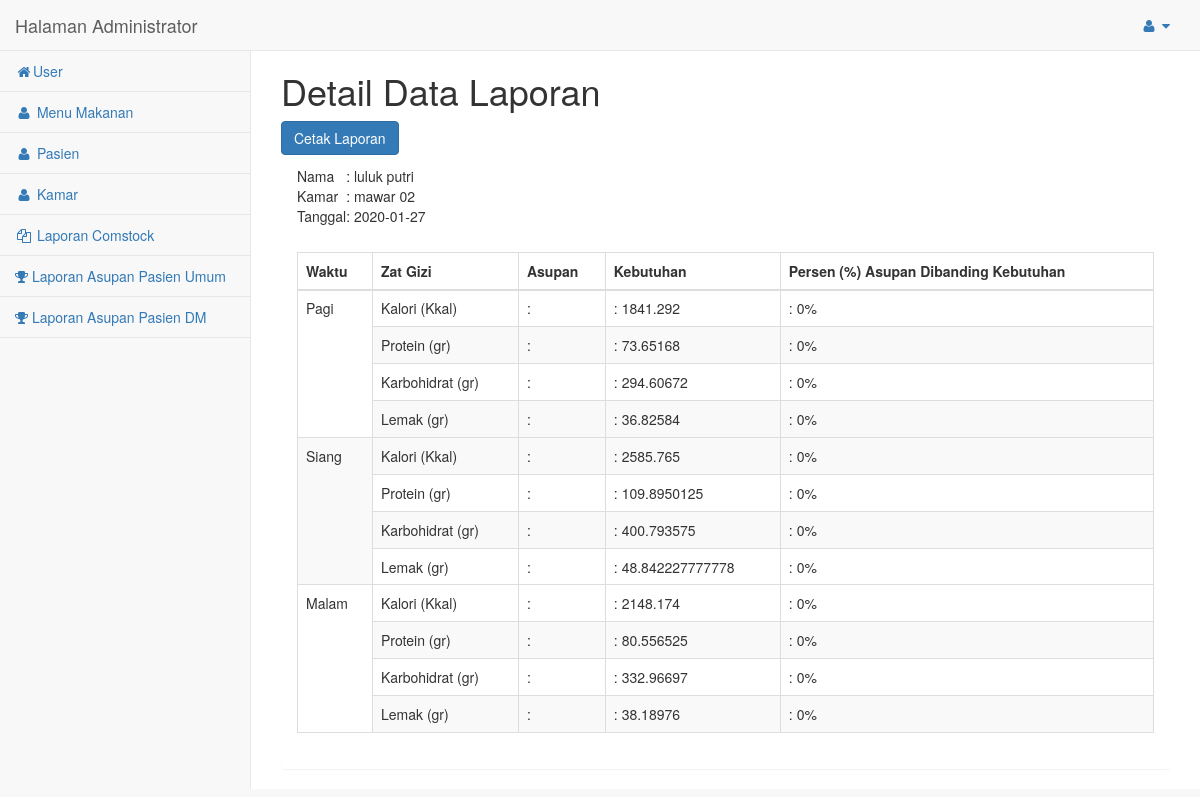
The page /admin/detail2/?id_pasien=PSN001&tanggal=2020-01-27 (signed in) on the database its author committed.
### tables this page shows
CREATE TABLE `pasien` (
  `id_pasien` varchar(8) NOT NULL,
  `nama_pasien` varchar(20) NOT NULL,
  `gender` varchar(3) NOT NULL,
  `tanggal_lahir` date NOT NULL,
  `alamat` varchar(30) NOT NULL,
  `tanggal_masuk` date NOT NULL,
  `umur` varchar(5) NOT NULL,
  `kategori` varchar(12) NOT NULL,
  `berat_badan` varchar(5) NOT NULL,
  `tinggi_badan` varchar(5) NOT NULL,
  `kamar` varchar(10) NOT NULL,
  `BEE` varchar(9) NOT NULL,
  `brr` double NOT NULL
);

CREATE TABLE `asupan` (
  `id` int(8) NOT NULL,
  `id_pasien` varchar(8) NOT NULL,
  `kalori` double NOT NULL,
  `protein` varchar(5) NOT NULL,
  `karbohidrat` varchar(5) NOT NULL,
  `lemak` varchar(5) NOT NULL,
  `fa` varchar(5) NOT NULL,
  `fs` varchar(5) NOT NULL,
  `tanggal` date NOT NULL,
  `waktu` varchar(6) NOT NULL,
  `protein_gr` double NOT NULL,
  `karbo_gr` double NOT NULL,
  `lemak_gr` double NOT NULL
);

### admin/detail2/index.php (the view, shortened to what this page needs)
<?php
$id_pasien=$_GET['id_pasien'];
$tanggal=$_GET['tanggal'];
require 'functions.php';
$data_pasien    =mysqli_query($conn,"SELECT * FROM pasien WHERE id_pasien='$id_pasien'");
$laporan_pagi	=mysqli_query($conn,"SELECT * FROM asupan WHERE id_pasien='$id_pasien' AND tanggal='$tanggal' AND waktu='Pagi'");
$laporan_siang	=mysqli_query($conn,"SELECT * FROM asupan WHERE id_pasien='$id_pasien' AND tanggal='$tanggal' AND waktu='Siang'");
$laporan_malam	=mysqli_query($conn,"SELECT * FROM asupan WHERE id_pasien='$id_pasien' AND tanggal='$tanggal' AND waktu='Malam'");
$data1=mysqli_fetch_assoc($data_pasien);
$data_pagi=mysqli_fetch_assoc($laporan_pagi);
$data_siang=mysqli_fetch_assoc($laporan_siang);
$data_malam=mysqli_fetch_assoc($laporan_malam);
$laporan_pagi2   =mysqli_query($conn,"SELECT * FROM asupan2 WHERE id_pasien='$id_pasien' AND tanggal='$tanggal' AND waktu='Pagi'");
$laporan_siang2  =mysqli_query($conn,"SELECT * FROM asupan2 WHERE id_pasien='$id_pasien' AND tanggal='$tanggal' AND waktu='Siang'");
$laporan_malam2  =mysqli_query($conn,"SELECT * FROM asupan2 WHERE id_pasien='$id_pasien' AND tanggal='$tanggal' AND waktu='Malam'");
$data_pagi2=mysqli_fetch_assoc($laporan_pagi2);
$data_siang2=mysqli_fetch_assoc($laporan_siang2);
$data_malam2=mysqli_fetch_assoc($laporan_malam2);
?>
<!DOCTYPE html>
<html>
<head><meta http-equiv="Content-Type" content="text/html; charset=utf-8">
    <link href="../vendor/bootstrap/css/bootstrap.min.css" rel="stylesheet">
    <link href="../vendor/metisMenu/metisMenu.min.css" rel="stylesheet">
    <link href="../vendor/datatables-plugins/dataTables.bootstrap.css" rel="stylesheet">
    <link href="../vendor/datatables-responsive/dataTables.responsive.css" rel="stylesheet">
    <link href="../dist/css/sb-admin-2.css" rel="stylesheet">
    <link href="../vendor/font-awesome/css/font-awesome.min.css" rel="stylesheet" type="text/css">
</head>
<body>
	<?php
	include 'menu.php';
	 ?>
	<div id="page-wrapper">
            <div class="row">
                <div class="col-lg-12">
                	<h1>Detail Data Laporan</h1>
                	<form action="" method="post">
                		<button class="btn btn-primary" name="print">Cetak Laporan</button>
                	</form>
                    <div class="panel">
                        <div class="panel-heading">
                        	<table>
                            <tr>
                            	<td>Nama</td>
                            	<td>: <?= $data1['nama_pasien'] ?></td>
                            </tr>
                            <tr>
                            	<td>Kamar</td>
                            	<td>: <?= $data1['kamar'] ?></td>
                            </tr>
                            <tr>
                            	<td>Tanggal</td>
                            	<td>: <?= $tanggal ?></td>
                            </tr>
                            </table>
                        </div>
						<div class="panel-body">
							<table width="100%" class="table table-striped table-bordered">
								<thead class="thead-dark">
								<tr>
                                    <th>Waktu</th>
                                    <th>Zat Gizi</th>
									<th>Asupan</th>
									<th>Kebutuhan</th>
                                    <th>Persen (%) Asupan Dibanding Kebutuhan</th>
								</tr>
								</thead>
                                <tbody>
                                    <tr>
                                        <tr>
                                        <td rowspan="4">Pagi</td>
                                        <td>Kalori (Kkal)</td>
                                        <td>: <?= $data_pagi2['kalori'] ?></td>
                                <td>: <?= $data_pagi['kalori'] ?></td>
                                 <td>: <?php
                                        $kalori=$data_pagi2['kalori']/$data_pagi['kalori']*'100';
                                  echo ''.$kalori. '%';  ?></td>
                                    </tr>
                                    <tr>
                                        <td>Protein (gr)</td>
                                        <td>: <?= $data_pagi2['protein'] ?></td>
                                <td>: <?= $data_pagi['protein_gr'] ?></td>
                                 <td>: <?php
                                        $protein=$data_pagi2['protein']/$data_pagi['protein_gr']*'100';
                                  echo ''.$protein.'%'; ?></td>
                                    </tr>
                                    </tr>
                                    <tr>
                                        <td>Karbohidrat (gr)</td>
                                        <td>: <?= $data_pagi2['karbo'] ?></td>
                                <td>: <?= $data_pagi['karbo_gr'] ?></td>
                                <td>: <?php
                                        $karbo=$data_pagi2['karbo']/$data_pagi['karbo_gr']*'100';
                                  echo ''.$karbo.'%'; ?></td>
                                    </tr>
                                    <tr>
                                        <td>Lemak (gr)</td>
                                        <td>: <?= $data_pagi2['lemak'] ?></td>
                                <td>: <?= $data_pagi['lemak_gr'] ?></td>
                                <td>: <?php
                                        $lemak=$data_pagi2['lemak']/$data_pagi['lemak']*'100';
                                  echo ''.$lemak.'%'; ?></td>
                                    </tr>
                                    <tr>
                                        <tr>
                                        <td rowspan="4">Siang</td>
                                        <td>Kalori (Kkal)</td>
                                        <td>: <?= $data_siang2['kalori'] ?></td>
                                <td>: <?= $data_siang['kalori'] ?></td>
                                 <td>: <?php
                                        $kalori=$data_siang2['kalori']/$data_siang['kalori'];
                                  echo ''.$kalori.'%'; ?></td>
                                    </tr>
                                    <tr>
                                        <td>Protein (gr)</td>
                                        <td>: <?= $data_siang2['protein'] ?></td>
                                <td>: <?= $data_siang['protein_gr'] ?></td>
                                 <td>: <?php
                                        $protein=$data_siang2['protein']/$data_siang['protein_gr']*'100';
                                  echo ''.$protein.'%'; ?></td>
                                    </tr>
                                    <tr>
                                        <td>Karbohidrat (gr)</td>
                                        <td>: <?= $data_siang2['karbo'] ?></td>
                                <td>: <?= $data_siang['karbo_gr'] ?></td>
                                 <td>: <?php
                                        $karbo=$data_siang2['karbo']/$data_siang['karbo_gr']*'100';
                                  echo ''.$karbo.'%'; ?></td>
                                    </tr>
                                    <tr>
                                        <td>Lemak (gr)</td>
                                        <td>: <?= $data_siang2['lemak'] ?></td>
                                <td>: <?= $data_siang['lemak_gr'] ?></td>
                                 <td>: <?php
                                        $lemak=$data_siang2['lemak']/$data_siang['lemak_gr']*'100';
                                  echo ''.$lemak.'%'; ?></td>
                                    </tr>
                                    <tr>
                                        <tr>
                                        <td rowspan="4">Malam</td>
                                        <td>Kalori (Kkal)</td>
                                        <td>: <?= $data_malam2['kalori'] ?></td>
                                <td>: <?= $data_malam['kalori'] ?></td>
                                  <td>: <?php
                                        $kalori=$data_malam2['kalori']/$data_malam['kalori']*'100';
                                  echo ''.$kalori.'%'; ?></td>
                                    </tr>
                                    <tr>
                                        <td>Protein (gr)</td>
                                        <td>: <?= $data_malam2['protein'] ?></td>
                                <td>: <?= $data_malam['protein_gr'] ?></td>
                                <td>: <?php
                                        $protein_gr=$data_malam2['protein']/$data_malam['protein_gr']*'100';
                                  echo ''.$protein_gr.'%'; ?></td>
                                    </tr>
                                    <tr>
                                        <td>Karbohidrat (gr)</td>
                                        <td>: <?= $data_malam2['karbo'] ?></td>
                                <td>: <?= $data_malam['karbo_gr'] ?></td>
                                 <td>: <?php
                                        $karbo_gr=$data_malam2['karbo']/$data_malam['karbo_gr']*'100';
                                  echo ''.$karbo_gr.'%'; ?></td>
                                    </tr>
                                    <tr>
                                        <td>Lemak (gr)</td>
                                        <td>: <?= $data_malam2['lemak'] ?></td>
                                <td>: <?= $data_malam['lemak_gr'] ?></td>
                                <td>: <?php
                                        $lemak_gr=$data_malam2['lemak']/$data_malam['lemak_gr']*'100';
                                  echo ''.$lemak_gr.'%'; ?></td>
                                    </tr>
                                </tbody>
</body>
</html>

### rows shown on the page
pasien: nama_pasien "luluk putri", kamar "mawar 02"
asupan: kalori "1841.292", kalori "0", protein_gr "73.65168", protein_gr "0", karbo_gr "294.60672", karbo_gr "0", lemak_gr "36.82584", lemak "0"
asupan: kalori "2585.765", kalori "0", protein_gr "109.8950125", protein_gr "0", karbo_gr "400.793575", karbo_gr "0", lemak_gr "48.842227777778", lemak_gr "0"
asupan: kalori "2148.174", kalori "0", protein_gr "80.556525", protein_gr "0", karbo_gr "332.96697", karbo_gr "0", lemak_gr "38.18976", lemak_gr "0"

### other values the page prints
$tanggal "2020-01-27"
